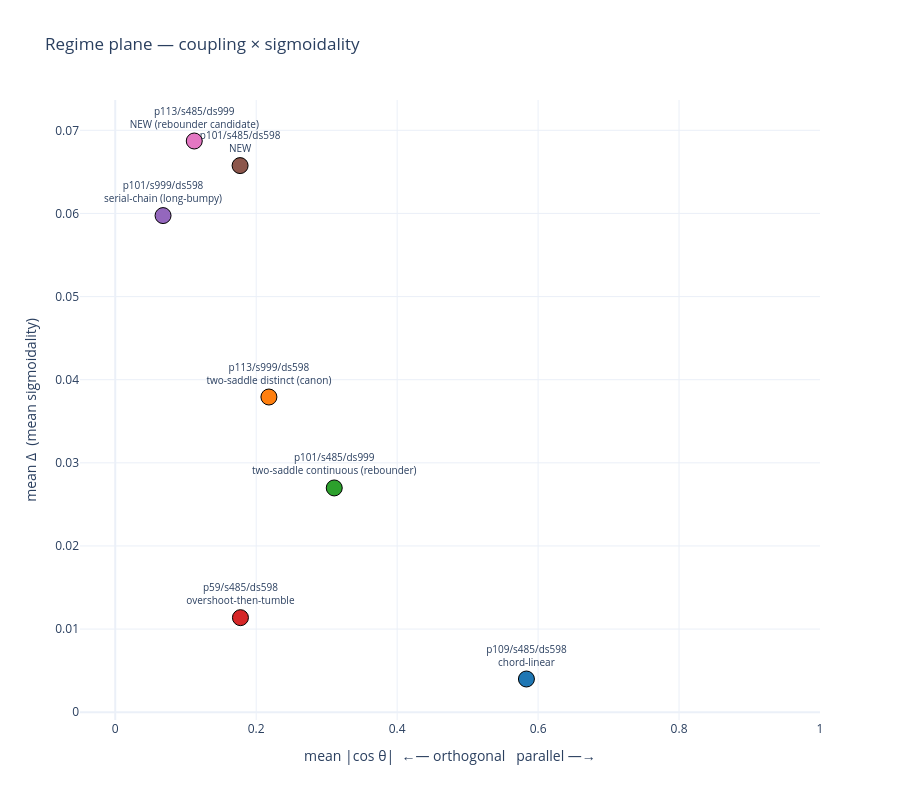

Notebook code cell kept with this figure:
### Markdown cell above
## 9. Figure — coupling × sigmoidality (primary)

The 2-axis framework plot. **X** = mean |cos| across pairs (1.0 = all axes parallel, 0.0 = all axes orthogonal). **Y** = mean Δ across segments. Annotate each point with the variant's prior class.

### Code cell
df = SUMMARY.dropna(subset=['mean_abs_cos'])
fig = go.Figure()
for i, (label, row) in enumerate(df.iterrows()):
    color = palette[i % len(palette)]
    fig.add_trace(go.Scatter(
        x=[row['mean_abs_cos']], y=[row['mean_delta']],
        mode='markers+text', name=label,
        text=[f"{label}<br>{row['prior_class']}"], textposition='top center',
        textfont=dict(size=10),
        marker=dict(color=color, size=16, line=dict(color='black', width=1)),
        hovertemplate=f"{label}<br>n_segs={int(row['n_segs'])}<br>"
                      '|cos|=%{x:.3f}<br>Δ=%{y:.3f}<extra></extra>',
    ))

single_axis = SUMMARY[SUMMARY['mean_abs_cos'].isna()]
for label, row in single_axis.iterrows():
    fig.add_annotation(x=0.5, y=row['mean_delta'], text=f"{label} (1 seg)",
                       showarrow=False, font=dict(size=10, color='gray'))

fig.update_layout(
    title='Regime plane — coupling × sigmoidality',
    xaxis=dict(title='mean |cos θ|  ←— orthogonal   parallel —→', range=[-0.05, 1.0]),
    yaxis=dict(title='mean Δ  (mean sigmoidality)'),
    template='plotly_white', height=800, width=900, showlegend=False,
)
fig.show()

### Figure 1 — Plotly figure (JSON) as saved in the notebook; plotly's stock layout.template omitted (floating-point values rounded to 4 significant figures)
{"data": [{"hovertemplate": "p109/s485/ds598<br>n_segs=2<br>|cos|=%{x:.3f}<br>Δ=%{y:.3f}<extra></extra>", "marker": {"color": "#1f77b4", "line": {"color": "black", "width": 1}, "size": 16}, "mode": "markers+text", "name": "p109/s485/ds598", "text": ["p109/s485/ds598<br>chord-linear"], "textfont": {"size": 10}, "textposition": "top center", "type": "scatter", "x": [0.5834], "y": [0.003995]}, {"hovertemplate": "p113/s999/ds598<br>n_segs=2<br>|cos|=%{x:.3f}<br>Δ=%{y:.3f}<extra></extra>", "marker": {"color": "#ff7f0e", "line": {"color": "black", "width": 1}, "size": 16}, "mode": "markers+text", "name": "p113/s999/ds598", "text": ["p113/s999/ds598<br>two-saddle distinct (canon)"], "textfont": {"size": 10}, "textposition": "top center", "type": "scatter", "x": [0.2181], "y": [0.03792]}, {"hovertemplate": "p101/s485/ds999<br>n_segs=2<br>|cos|=%{x:.3f}<br>Δ=%{y:.3f}<extra></extra>", "marker": {"color": "#2ca02c", "line": {"color": "black", "width": 1}, "size": 16}, "mode": "markers+text", "name": "p101/s485/ds999", "text": ["p101/s485/ds999<br>two-saddle continuous (rebounder)"], "textfont": {"size": 10}, "textposition": "top center", "type": "scatter", "x": [0.3108], "y": [0.02698]}, {"hovertemplate": "p59/s485/ds598<br>n_segs=5<br>|cos|=%{x:.3f}<br>Δ=%{y:.3f}<extra></extra>", "marker": {"color": "#d62728", "line": {"color": "black", "width": 1}, "size": 16}, "mode": "markers+text", "name": "p59/s485/ds598", "text": ["p59/s485/ds598<br>overshoot-then-tumble"], "textfont": {"size": 10}, "textposition": "top center", "type": "scatter", "x": [0.1776], "y": [0.01137]}, {"hovertemplate": "p101/s999/ds598<br>n_segs=3<br>|cos|=%{x:.3f}<br>Δ=%{y:.3f}<extra></extra>", "marker": {"color": "#9467bd", "line": {"color": "black", "width": 1}, "size": 16}, "mode": "markers+text", "name": "p101/s999/ds598", "text": ["p101/s999/ds598<br>serial-chain (long-bumpy)"], "textfont": {"size": 10}, "textposition": "top center", "type": "scatter", "x": [0.06784], "y": [0.05974]}, {"hovertemplate": "p101/s485/ds598<br>n_segs=2<br>|cos|=%{x:.3f}<br>Δ=%{y:.3f}<extra></extra>", "marker": {"color": "#8c564b", "line": {"color": "black", "width": 1}, "size": 16}, "mode": "markers+text", "name": "p101/s485/ds598", "text": ["p101/s485/ds598<br>NEW"], "textfont": {"size": 10}, "textposition": "top center", "type": "scatter", "x": [0.1772], "y": [0.06576]}, {"hovertemplate": "p113/s485/ds999<br>n_segs=2<br>|cos|=%{x:.3f}<br>Δ=%{y:.3f}<extra></extra>", "marker": {"color": "#e377c2", "line": {"color": "black", "width": 1}, "size": 16}, "mode": "markers+text", "name": "p113/s485/ds999", "text": ["p113/s485/ds999<br>NEW (rebounder candidate)"], "textfont": {"size": 10}, "textposition": "top center", "type": "scatter", "x": [0.1121], "y": [0.06872]}], "layout": {"height": 800, "showlegend": false, "title": {"text": "Regime plane — coupling × sigmoidality"}, "width": 900, "xaxis": {"range": [-0.05, 1], "title": {"text": "mean |cos θ|  ←— orthogonal   parallel —→"}}, "yaxis": {"title": {"text": "mean Δ  (mean sigmoidality)"}}}}
